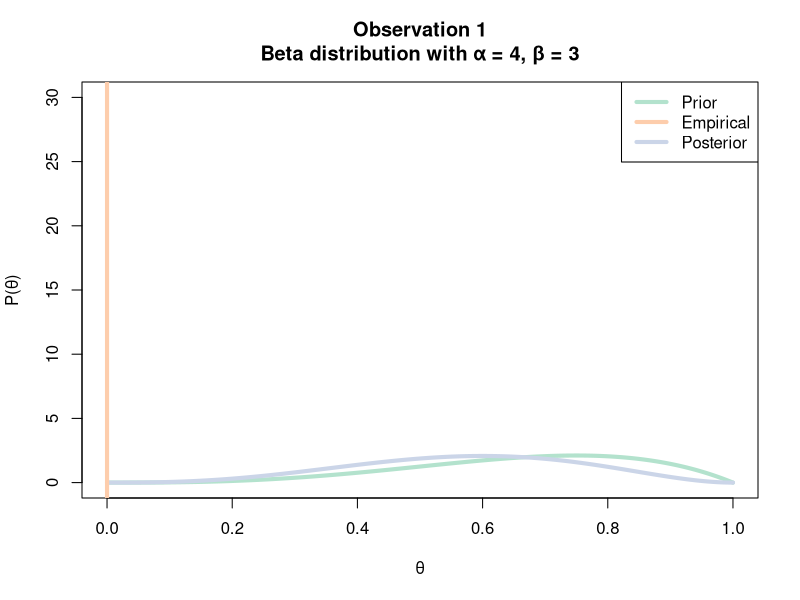
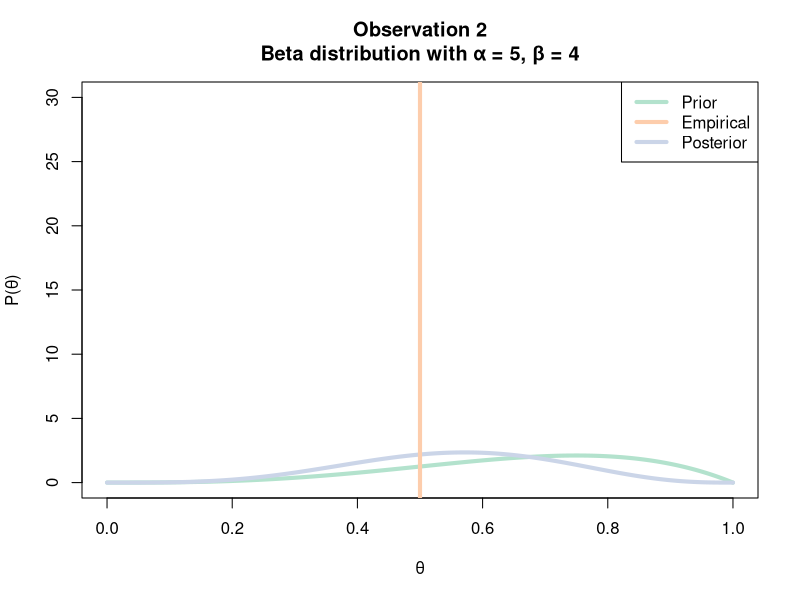
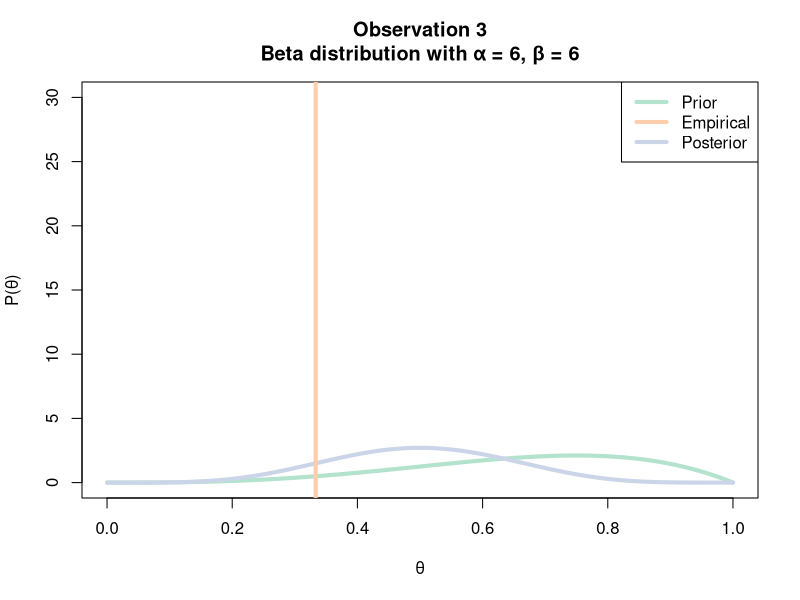
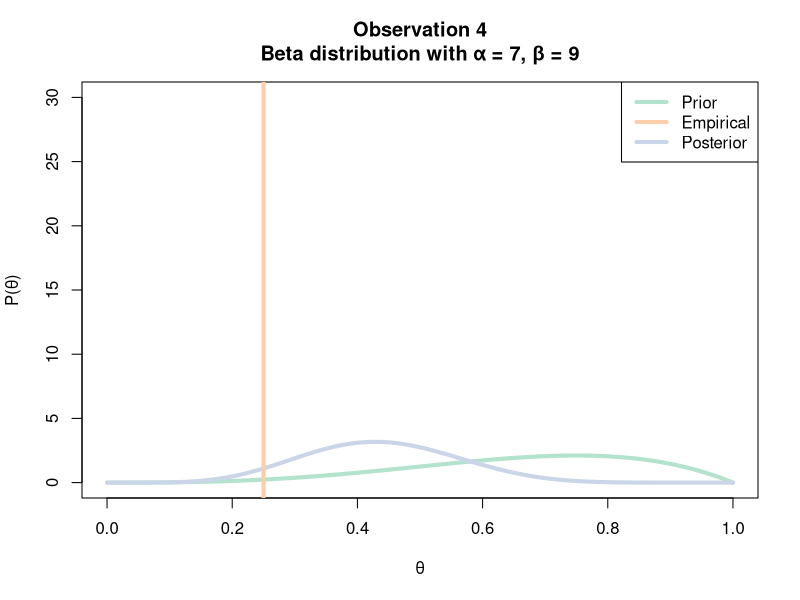
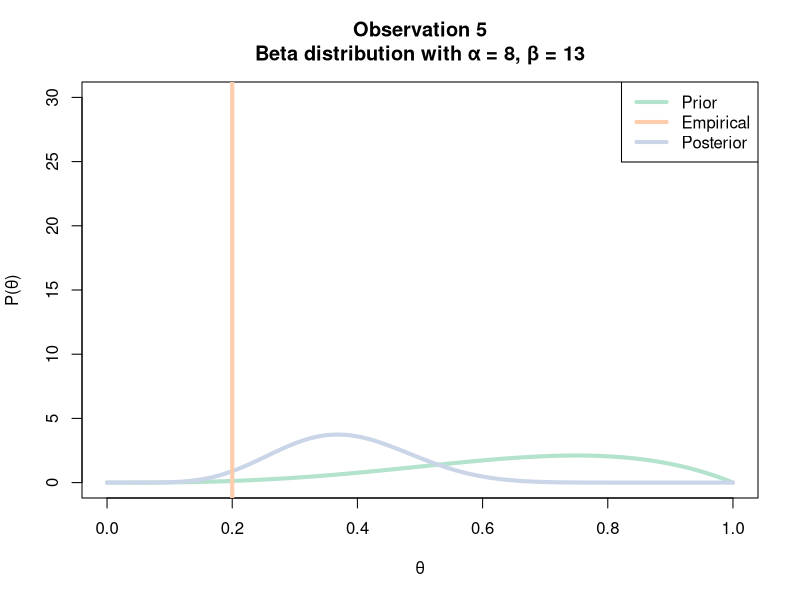
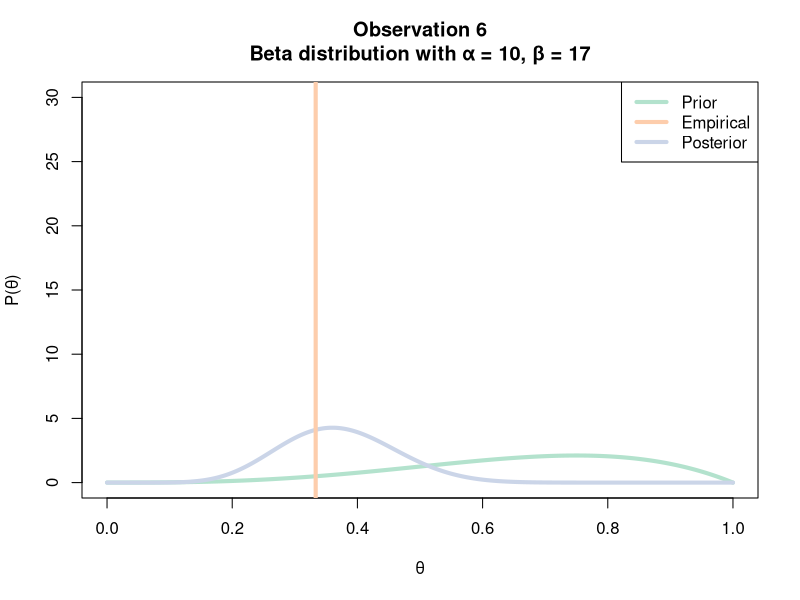
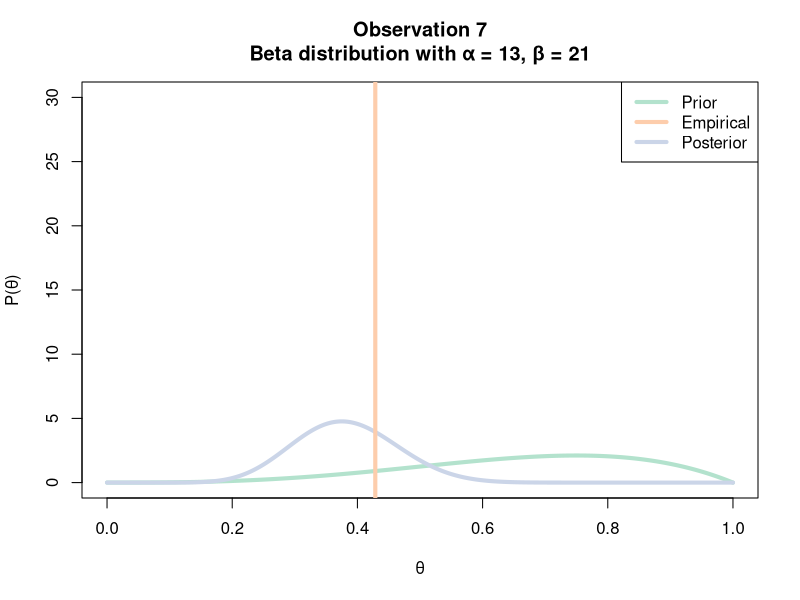
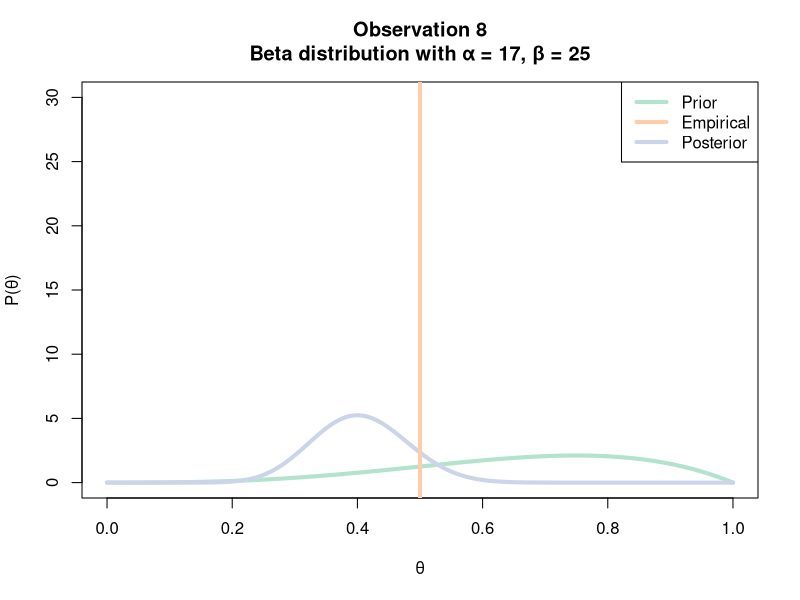

Write R code to recreate these figures, in order. (Note: this script raises an error after producing the figures.)
# Copyright (C) 2018 David Shaub
# 
# This program is free software: you can redistribute it and/or modify
# it under the terms of the GNU General Public License as published by
# the Free Software Foundation, either version 3 of the License, or
# (at your option) any later version.
# 
# This program is distributed in the hope that it will be useful,
# but WITHOUT ANY WARRANTY; without even the implied warranty of
# MERCHANTABILITY or FITNESS FOR A PARTICULAR PURPOSE.  See the
# GNU General Public License for more details.
# 
# You should have received a copy of the GNU General Public License
# along with this program.  If not, see <http://www.gnu.org/licenses/>.

N <- 0
k <- 0
# Starting values for the hyperparameter of our beta distribution prior
a <- 4
b <- 2
x <- seq(0, 1, length = 1000)
betaPrior <- dbeta(x, a, b)

# plotting parameters
lwd <- 4
size <- 480 * 5
cols <- c("red", "black", "blue")
cols <- c("#b3e2cd", "#fdcdac", "#cbd5e8")

# Initialize population data
p <- 0.4
num <- 50
set.seed(50)
numPos <- round(num * p)
# Guarantee a population proportion matching expected p but with permuted order
outcome <- c(rep(1, numPos), rep(0, num - numPos))
outcome <- sample(outcome, size = num)

for(i in 1:50){
  # Bayesian updating rules for Beta-Binomial model with a new observation
  k <- k + outcome[i]
  N <- N + 1
  a <- a + k
  b <- b + N - k
  hx <- dbeta(x, a, b)

  # Plot the current trial
  subText <- paste0("Beta distribution with α = ", a, ", β = ", b)
  mainText <- paste0("Observation ", i)
  mainText <- paste0(mainText, "\n", subText)
  fileName <- paste0(1000 + i, ".png")
  png(filename = fileName, width = size, height = size, res = 300)
  plot(x, betaPrior, lwd = lwd, type = "l", col = cols[1],
       xlab = "θ", ylab = "P(θ)", ylim = c(0, 30))
  title(main = mainText)
  lines(x, hx, col = cols[3], lwd = lwd)
  legend("topright", legend = c("Prior", "Empirical", "Posterior"),
         lwd = lwd, col = cols)
  abline(v = k / N, lwd = lwd, col = cols[2])
  dev.off()
}
